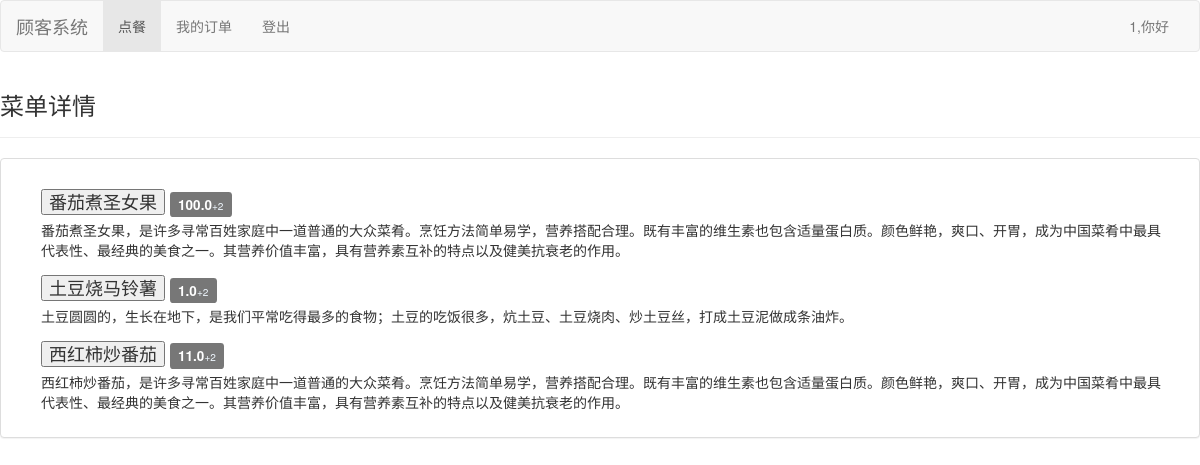
The page /CustomerSystem/ (signed in) on the database its author committed.
### cmdb/models.py (models this page shows)
class Menu(models.Model):
    ID = models.BigAutoField(primary_key=True,editable=False)
    lastEditTime = models.DateTimeField(auto_now_add=True)
    merchantID = models.ForeignKey(Usr, verbose_name="商家账号", on_delete=models.CASCADE,to_field='ID')
    itemName = models.CharField(max_length=20,verbose_name="餐品名")
    itemText = models.TextField(verbose_name="餐品简介")
    price = models.FloatField(verbose_name="餐品价格")
    picture = models.ImageField(verbose_name='餐品图片',null=True,upload_to='img/')
    class Meta:
        db_table = "Menu"
        verbose_name = "餐品数据表"
        ordering=['-lastEditTime']
    pass

### CustomerSystem/views.py (the view)
# urls.py: path('', views.base_view, name = "base"),# 顾客服务系统
def base_view(request):
    if request.session['is_login']:
        menu = Menu.objects.all()
        return render(request,'C/base_view.html',{'menu':menu,'user_id':request.session['user_id'],'bonus':BONUS})
    else:
        return redirect('/Login/')

### Templates/C/base_view.html (shortened to what this page needs)
{% extends '../main.html' %} {% block title %} 顾客首页 {% endblock title %}{% block brand %}
<a class="navbar-brand" href="/CustomerSystem/">顾客系统</a> {% endblock brand %} {% block navigate %}
<li class="active"><a href="/CustomerSystem/">点餐 <span class="sr-only">(current)</span></a></li>
<li><a href="/CustomerSystem/order/list/">我的订单</a></li>
{% endblock navigate %} {% block tableName %}菜单详情 {% endblock tableName %} {% block tableBody %} {% for dish in menu %}
<form action="/CustomerSystem/order/{{dish.ID}}/" method="post">
    <li class="media">
        <div class="media-left media-middle">
        </div>
        <div class="media-body">
            <h4 class="media-heading">
                <button type="submit" title="选择下单">
                    {{dish.itemName|default:"Null"}}
                </button>
                <span class="label label-default">
                    {{dish.price|default:"Null"}}<small style="color: aliceblue;">+{{bonus}}</small>
                </span>
            </h4>
            {{dish.itemText|default:"Null"}}
        </div>
    </li>
</form>
{% empty %}
<p>暂无数据..</p>
{% endfor %} {% endblock tableBody %}

### rows shown on the page
Menu: itemName "番茄煮圣女果", price "100.0", bonus "2", itemText "番茄煮圣女果，是许多寻常百姓家庭中一道普通的大众菜肴。烹饪方法简单易学，营养搭配合理。既有丰富的维生素也包含适量蛋白质。颜色鲜艳，爽口、开胃，成为中国菜肴中最具代表性、最经典的美食之一。其营养价值丰富，具有营养素互补的特点以及健美抗衰老的作用。"
Menu: itemName "土豆烧马铃薯", price "1.0", bonus "2", itemText "土豆圆圆的，生长在地下，是我们平常吃得最多的食物；土豆的吃饭很多，炕土豆、土豆烧肉、炒土豆丝，打成土豆泥做成条油炸。"
Menu: itemName "西红柿炒番茄", price "11.0", ID "2", itemText "西红柿炒番茄，是许多寻常百姓家庭中一道普通的大众菜肴。烹饪方法简单易学，营养搭配合理。既有丰富的维生素也包含适量蛋白质。颜色鲜艳，爽口、开胃，成为中国菜肴中最具代表性、最经典的美食之一。其营养价值丰富，具有营养素互补的特点以及健美抗衰老的作用。"

### other values the page prints
{{ user_id }} "1"
